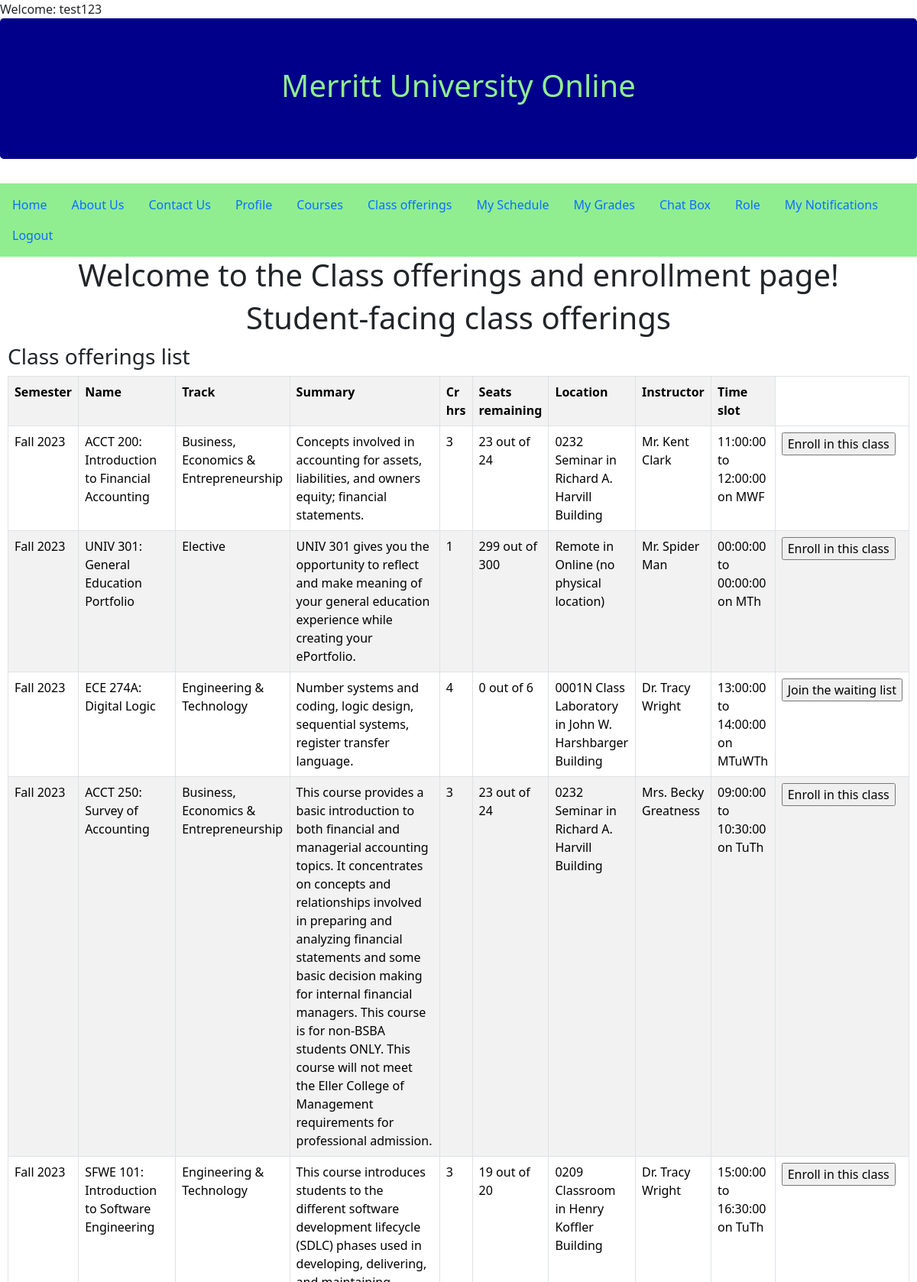
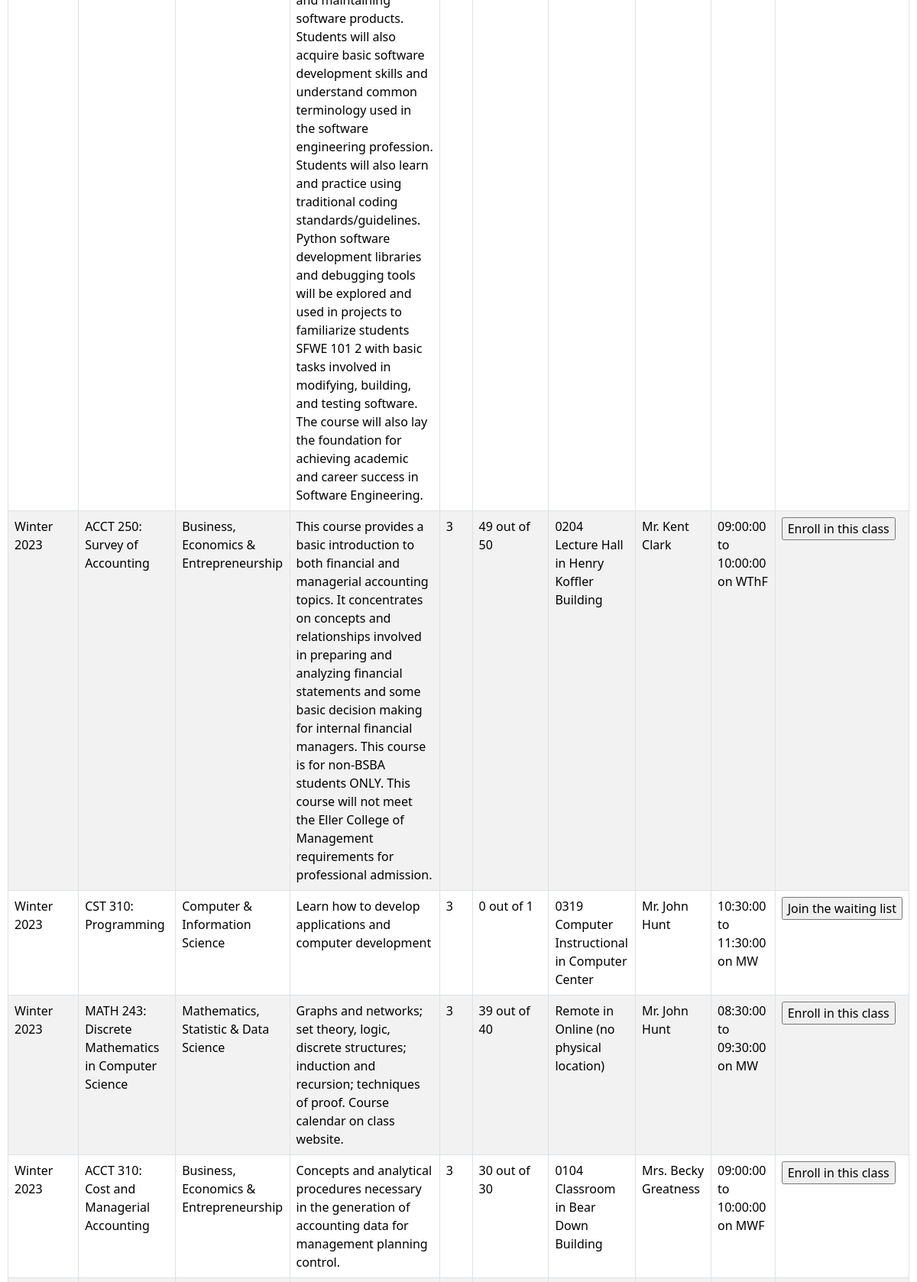
/classes.php (signed in, upper part), run on the app's committed database (2 pictures, top to bottom).
### tables this page shows
CREATE TABLE `offerings` (
  `class_id` bigint(20) NOT NULL,
  `course_id` varchar(10) NOT NULL,
  `teacher_user_id` bigint(20) NOT NULL,
  `room_id` varchar(10) NOT NULL,
  `occupancy` int(11) DEFAULT NULL,
  `vacancies` int(11) DEFAULT NULL,
  `semester_name` varchar(50) NOT NULL,
  `start_time` time DEFAULT NULL,
  `end_time` time DEFAULT NULL,
  `monday` tinyint(1) DEFAULT NULL,
  `tuesday` tinyint(1) DEFAULT NULL,
  `wednesday` tinyint(1) DEFAULT NULL,
  `thursday` tinyint(1) DEFAULT NULL,
  `friday` tinyint(1) DEFAULT NULL,
  `saturday` tinyint(1) DEFAULT NULL,
  `sunday` tinyint(1) DEFAULT NULL
);

CREATE TABLE `semesters` (
  `semester_name` varchar(50) NOT NULL,
  `start_date` date NOT NULL,
  `end_date` date NOT NULL
);

CREATE TABLE `courses` (
  `course_id` varchar(10) NOT NULL,
  `course_name` varchar(100) NOT NULL,
  `summary` varchar(1000) DEFAULT NULL,
  `credits` int(11) NOT NULL,
  `track_id` int(11) NOT NULL,
  `prerequesites` tinyint(1) DEFAULT NULL,
  `default_max_capacity` int(11) DEFAULT NULL
);

CREATE TABLE `subject_tracks` (
  `track_id` int(11) NOT NULL,
  `track_name` varchar(45) NOT NULL
);

CREATE TABLE `rooms` (
  `room_id` varchar(10) NOT NULL,
  `room_name` varchar(45) NOT NULL,
  `building_name` varchar(200) DEFAULT NULL,
  `capacity` int(11) NOT NULL,
  `ada_accessible` tinyint(1) DEFAULT NULL,
  `building_address` varchar(200) DEFAULT NULL
);

CREATE TABLE `teachers` (
  `user_id` int(11) NOT NULL,
  `teacher_id` varchar(20) NOT NULL,
  `password` varchar(45) NOT NULL,
  `role_id` int(11) DEFAULT NULL,
  `email` varchar(45) DEFAULT 'firstlastname.teacher@uagc.edu',
  `phone` varchar(45) DEFAULT '(111)222-3333',
  `prefix` varchar(5) DEFAULT 'Mx.',
  `first_name` varchar(45) NOT NULL,
  `last_name` varchar(45) NOT NULL,
  `ssn` varchar(20) DEFAULT '111-22-3333',
  `hire_date` date NOT NULL DEFAULT current_timestamp(),
  `mailing_address` varchar(500) DEFAULT '1401 University of AZ, Tucson, AZ, 85719',
  `salary` double DEFAULT NULL,
  `bio_summary` varchar(1000) DEFAULT 'Write your biography/summary for students to see in 3rd person and include your pronouns.'
);

### classes_student.php (the view, shortened to what this page needs)
<!DOCTYPE html>
<html lang="en">
<head>
</head>
<body>
<div class="container text-center">
<h1>Student-facing class offerings</h1>
</div>
</head>
<body>
    <div class="bs-example">
            <div class="row">
                <div class="col-md-12">
                    <div class="page-header clearfix">
                        <h3 class="pull-left">Class offerings list</h3>
    <?php
    include_once 'db.php';
    if(isset($_POST['search_classes'])){ ?><form method="POST" action="classes.php"><input type="submit" name="see_all" value="See all"></form> <?php } ?>
                    </div>
                    <?php
         $user_id = $_SESSION['user_id'];
                    $result = mysqli_query($conn,"SELECT * FROM offerings
                    INNER JOIN rooms on offerings.room_id=rooms.room_id
                    INNER JOIN teachers ON offerings.teacher_user_id=teachers.user_id
                    INNER JOIN courses ON offerings.course_id=courses.course_id
                    INNER JOIN subject_tracks ON courses.track_id=subject_tracks.track_id
                    INNER JOIN semesters ON offerings.semester_name=semesters.semester_name ORDER BY `start_date`");
               echo "Successfully registered for class!";?>
               <meta http-equiv="refresh" content="0;URL=classes.php" /><?php
                    if ($result->num_rows > 0) {
                    ?>
                      <table class='table table-bordered table-striped'>
                       <th>Semester</th>
                       <th>Name</th>
                       <th>Track</th>
                        <th>Summary</th>
                        <th>Cr hrs</th>
                        <th>Seats remaining</th>
                        <th>Location</th>
                        <th>Instructor</th>
                        <th>Time slot</th>
                    <?php
                    while($row = mysqli_fetch_array($result)) {
                        $teacher_name = $row['prefix'] . ' ' . $row['first_name'] . ' ' . $row['last_name'];
                        $location = $row['room_name'] . ' in ' . $row['building_name'];
                        $class_days = "";
                        if($row['monday'] == 1){$class_days = $class_days . 'M';}
                        if($row['tuesday'] == 1){$class_days = $class_days . 'Tu';}
                        if($row['wednesday'] == 1){$class_days = $class_days . 'W';}
                        if($row['thursday'] == 1){$class_days = $class_days . 'Th';}
                        if($row['friday'] == 1){$class_days = $class_days . 'F';}
                        if($row['saturday'] == 1){$class_days = $class_days . 'Sa';}
                        if($row['sunday'] == 1){$class_days = $class_days . 'Su';}
                        $time_slot = $row['start_time'] . ' to ' . $row['end_time'] . ' on ' . $class_days;
                    ?>
                    <tr>
                        <td><?php echo $row["semester_name"]; ?></td>
                        <td><?php echo $row["course_id"]; echo ': '; echo $row["course_name"]; ?></td>
                        <td><?php echo $row["track_name"]; ?></td>
                        <td><?php echo $row["summary"]; ?></td>
                        <td><?php echo $row["credits"]; ?></td>
                        <td><?php echo $row["vacancies"]; echo " out of "; echo $row["occupancy"]; ?></td>
                        <td><?php echo $location; ?></td>
                        <td><?php echo $teacher_name; ?></td>
                        <td><?php echo $time_slot; ?></td>
                        <?php $displayed_class_id = $row["class_id"];
                        if($search_enrollments = $conn->prepare('SELECT * from `enrollment` where `class_id`=? and `user_id`=? and (`enrollment_status`="a" or `enrollment_status`="q")')){
                            $search_enrollments->execute([$displayed_class_id, $user_id]);
                            $search_enrollments_result = $search_enrollments->get_result();
                            $enroll_result = mysqli_fetch_array($search_enrollments_result);
                            if($search_enrollments_result->num_rows >0) {$enrollment_status = $enroll_result["enrollment_status"];} else {$enrollment_status = null;}
                            if($search_enrollments_result->num_rows > 0){$has_enrolled = TRUE;
                        }
                            else{$has_enrolled = FALSE;
                            }
                            if($row["vacancies"] > 0){$class_has_room = TRUE;
                            }
                            else{$class_has_room = FALSE;
                            }
                            if($enrollment_status == 'a'){$enrollment_active = TRUE;
                            }
                            else{$enrollment_active = FALSE;
                            }
                        if(($has_enrolled == FALSE) && ($class_has_room == TRUE)){ ?>
                            <td><form method="POST" action="classes.php"><input type="hidden" name="class_id" value="<?php echo $row['class_id'] ?>"><input type="submit" name="enroll" value="Enroll in this class"></form></td>
                             <?php }
                        elseif(($has_enrolled == FALSE) && ($class_has_room == FALSE)){ ?>
                            <td><form method="POST" action="classes.php"><input type="hidden" name="class_id" value="<?php echo $row['class_id'] ?>"><input type="submit" name="enroll" value="Join the waiting list"></form></td>
                             <?php }
                        elseif(($has_enrolled == TRUE) && ($enrollment_active == FALSE)){ ?>
                        <td><form method="POST" action="classes.php"><input type="hidden" name="class_id" value="<?php echo $row['class_id'] ?>"><input type="submit" name="unqueue" value="Leave the waiting list"></form></td>
                        <?php }
                        else { ?>
                        <td><form method="POST" action="classes.php"><input type="hidden" name="class_id" value="<?php echo $row['class_id'] ?>"><input type="submit" name="withdraw" value="Withdraw from this class"></form></td>
                        <?php }}
                        ?>
                    </tr>
                    <?php
                    }
                    ?>
                    </table>
                     <?php
                    }
                    else{
                        echo "No results found";
                    }
                    ?>
                </div>
            </div>
    </div>
</body>
</html>

### classes_student.php (style rules this page uses)
.bs-example { margin: 10px; }

### data on the page
offerings: semesters.semester_name "Fall 2023", course.course_id "ACCT 200", course.course_name "Introduction to Financial Accounting", subject_tracks.track_name "Business, Economics & Entrepreneurship", course.summary "Concepts involved in accounting for assets, liabilities, and owners equity; financial statements.", course.credits "3", vacancies "23", occupancy "24", room.building_name "0232 Seminar in Richard A. Harvill Building", teachers.prefix+first_name+last_name "Mr. Kent Clark", time_slot "11:00:00 to 12:00:00 on MWF"
offerings: semesters.semester_name "Fall 2023", course.course_id "UNIV 301", course.course_name "General Education Portfolio", subject_tracks.track_name "Elective", course.summary "UNIV 301 gives you the opportunity to reflect and make meaning of your general education experience while creating your ePortfolio.", course.credits "1", vacancies "299", occupancy "300", room.building_name "Remote in Online (no physical location)", teachers.prefix+first_name+last_name "Mr. Spider Man", time_slot "00:00:00 to 00:00:00 on MTh"
offerings: semesters.semester_name "Fall 2023", course.course_id "ECE 274A", course.course_name "Digital Logic", subject_tracks.track_name "Engineering & Technology", course.summary "Number systems and coding, logic design, sequential systems, register transfer language.", course.credits "4", vacancies "0", occupancy "6", room.building_name "0001N Class Laboratory in John W. Harshbarger Building", teachers.prefix+first_name+last_name "Dr. Tracy Wright", time_slot "13:00:00 to 14:00:00 on MTuWTh"
offerings: semesters.semester_name "Fall 2023", course.course_id "ACCT 250", course.course_name "Survey of Accounting", subject_tracks.track_name "Business, Economics & Entrepreneurship", course.summary "This course provides a basic introduction to both financial and managerial accounting topics. It concentrates on concepts and relationships involved in preparing and analyzing financial statements and some basic decision making for internal financial managers. This course is for non-BSBA students ONLY. This course will not meet the Eller College of Management requirements for professional admission.", course.credits "3", vacancies "23", occupancy "24", room.building_name "0232 Seminar in Richard A. Harvill Building", teachers.prefix+first_name+last_name "Mrs. Becky Greatness", time_slot "09:00:00 to 10:30:00 on TuTh"
offerings: semesters.semester_name "Fall 2023", course.course_id "SFWE 101", course.course_name "Introduction to Software Engineering", subject_tracks.track_name "Engineering & Technology", course.summary "This course introduces students to the different software development lifecycle (SDLC) phases used in developing, delivering, and maintaining software products. Students will also acquire basic software development skills and understand common terminology used in the software engineering profession. Students will also learn and practice using traditional coding standards/guidelines. Python software development libraries and debugging tools will be explored and used in projects to familiarize students SFWE 101 2 with basic tasks involved in modifying, building, and testing software. The course will also lay the foundation for achieving academic and career success in Software Engineering.", course.credits "3", vacancies "19", occupancy "20", room.building_name "0209 Classroom in Henry Koffler Building", teachers.prefix+first_name+last_name "Dr. Tracy Wright", time_slot "15:00:00 to 16:30:00 on TuTh"
offerings: semesters.semester_name "Winter 2023", course.course_id "ACCT 250", course.course_name "Survey of Accounting", subject_tracks.track_name "Business, Economics & Entrepreneurship", course.summary "This course provides a basic introduction to both financial and managerial accounting topics. It concentrates on concepts and relationships involved in preparing and analyzing financial statements and some basic decision making for internal financial managers. This course is for non-BSBA students ONLY. This course will not meet the Eller College of Management requirements for professional admission.", course.credits "3", vacancies "49", occupancy "50", room.building_name "0204 Lecture Hall in Henry Koffler Building", teachers.prefix+first_name+last_name "Mr. Kent Clark", time_slot "09:00:00 to 10:00:00 on WThF"
offerings: semesters.semester_name "Winter 2023", course.course_id "CST 310", course.course_name "Programming", subject_tracks.track_name "Computer & Information Science", course.summary "Learn how to develop applications and computer development", course.credits "3", vacancies "0", occupancy "1", room.building_name "0319 Computer Instructional in Computer Center", teachers.prefix+first_name+last_name "Mr. John Hunt", time_slot "10:30:00 to 11:30:00 on MW"
offerings: semesters.semester_name "Winter 2023", course.course_id "MATH 243", course.course_name "Discrete Mathematics in Computer Science", subject_tracks.track_name "Mathematics, Statistic & Data Science", course.summary "Graphs and networks; set theory, logic, discrete structures; induction and recursion; techniques of proof. Course calendar on class website.", course.credits "3", vacancies "39", occupancy "40", room.building_name "Remote in Online (no physical location)", teachers.prefix+first_name+last_name "Mr. John Hunt", time_slot "08:30:00 to 09:30:00 on MW"
offerings: semesters.semester_name "Winter 2023", course.course_id "ACCT 310", course.course_name "Cost and Managerial Accounting", subject_tracks.track_name "Business, Economics & Entrepreneurship", course.summary "Concepts and analytical procedures necessary in the generation of accounting data for management planning control.", course.credits "3", vacancies "30", occupancy "30", room.building_name "0104 Classroom in Bear Down Building", teachers.prefix+first_name+last_name "Mrs. Becky Greatness", time_slot "09:00:00 to 10:00:00 on MWF"

### other printed values
$_SESSION['username'] "test123"
